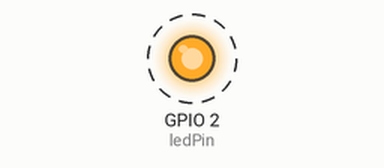
This sketch was run on a simulated ESP32. Shown: output pins drawn as LEDs (lit = HIGH). Dashed ring = blinking. WiFi joins after 1.5 s; servers stay silent unless stated; what the sketch prints to the serial monitor is not drawn.

Above: at 1.7 s.
Timing chart, 0 to 4.5 s (numbered marks = the images above):
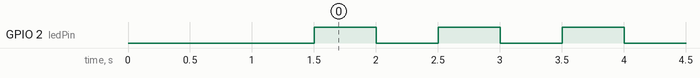

The sketch:

project1.c.ino
```cpp
#include <WiFi.h>
#include <freertos/FreeRTOS.h>
#include <freertos/task.h>

// WiFi credentials
const char* ssid = "colesman";
const char* password = "12345678";

// LED Pin
const int ledPin = 2; // Built-in LED pin on ESP32

// Task Handles
TaskHandle_t TaskHandleBlink;
TaskHandle_t TaskHandleWiFiStatus;

// Define tasks
void TaskBlink(void *pvParameters);
void TaskWiFiStatus(void *pvParameters);

void setup() {
  Serial.begin(115200);
  pinMode(ledPin, OUTPUT);

  // Connect to WiFi
  WiFi.begin(ssid, password);
  Serial.print("Connecting to WiFi");
  while (WiFi.status() != WL_CONNECTED) {
    delay(500);
    Serial.print(".");
  }
  Serial.println("\nConnected to WiFi");
  Serial.print("IP Address: ");
  Serial.println(WiFi.localIP());

  // Create tasks
  xTaskCreate(TaskBlink, "BlinkTask", 2048, NULL, 1, &TaskHandleBlink);
  xTaskCreate(TaskWiFiStatus, "WiFiStatusTask", 2048, NULL, 1, &TaskHandleWiFiStatus);
}

void loop() {
  // Empty. Tasks are handled in FreeRTOS.
}

void TaskBlink(void *pvParameters) {
  for (;;) {
    digitalWrite(ledPin, HIGH);
    vTaskDelay(500 / portTICK_PERIOD_MS);
    digitalWrite(ledPin, LOW);
    vTaskDelay(500 / portTICK_PERIOD_MS);
  }
}

void TaskWiFiStatus(void *pvParameters) {
  for (;;) {
    if (WiFi.status() == WL_CONNECTED) {
      Serial.print("WiFi IP: ");
      Serial.println(WiFi.localIP());
    } else {
      Serial.println("WiFi disconnected");
    }
    vTaskDelay(10000 / portTICK_PERIOD_MS); // Delay 10 seconds
  }
}
```

Measured:
- by itself, GPIO 2 (ledPin): alternates HIGH for 0.50 s and LOW for 0.50 s
